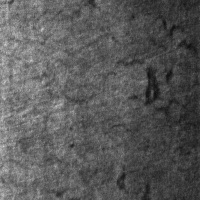
#> input picture NEU-DET/NEU-DET/IMAGES/crazing_111.jpg, 200 x 200 px; its folder holds only this picture in this run
$ python quality_gate_recalibrate.py   (older library calls are emulated)
#> lines starting #> are read from the running program, lines starting #| are printed output that depends on the picture; after the words box and inside, x2 and y2 are one past the last pixel; in counts of white or black regions, pixels touching at a corner belong together
### backend/app/features.py
"""OpenCV 5 feature extraction for rolled-steel surface defect classification.

Every feature here is computed with OpenCV, which is what the competition
requires ("substantive OpenCV 5 for image/video analysis"):

  * 16 Gabor filter responses  -> cv2.filter2D + cv2.getGaborKernel
  * gradient magnitude + orientation histogram -> cv2.Sobel
  * multi-scale local anomaly energy -> cv2.blur + cv2.absdiff
  * surface roughness -> cv2.Laplacian
  * coarse intensity profile -> cv2.resize

The classifier head is a small NumPy logistic regression (see classifier.py).
This OpenCV 5 build ships no cv2.ml / objdetect / bgsegm module, and adding
torch or sklearn would add a dependency the pipeline does not need.

The feature vector is fixed-length and deterministic so a trained model stays
valid: descriptor length is asserted in classifier.py at load time.
"""
import cv2
import numpy as np

# 8 Gabor filters, not 16. eval/feature_variants.py measured this on the
# leakage-free split: halving the bank (scales 3,5,9,15 -> 3,9, keeping all four
# orientations) is 2.20x faster end-to-end at IDENTICAL held-out accuracy
# (95.37% either way). Dropping Gabor entirely costs 5.18 accuracy points, so
# orientation-selective texture is doing real work - it just does not need 16
# convolutions to do it.
GABOR_SCALES = (3, 9)
GABOR_ORIENTS = (0, 45, 90, 135)
GABOR_SIGMA = 2.0
GABOR_GAMMA = 0.5
ANOM_BOXES = (9, 21, 41)
ANOM_LEVEL = 12.0
IMAGE_SIZE = 128

CLASS_NAMES = (
    "crazing", "inclusion", "patches",
    "pitted_surface", "rolled-in_scale", "scratches",
)


def _gabor_bank():
    # Kernel size is computed EXPLICITLY as 6*sigma+1 rather than passing (0,0).
    # OpenCV 5 auto-sizes (0,0) to exactly this, but the 4.14 control build does
    # not: there (0,0) was taken literally and getGaborKernel tried to allocate
    # ~1.8e19 bytes and died. Verified bit-identical to the auto-sized kernel on
    # 5.0.0, so the trained model stays valid.
    kernels = []
    for s in GABOR_SCALES:
        ksize = (1, 6 * s + 1)
        for o in GABOR_ORIENTS:
            kernels.append(
                cv2.getGaborKernel(
                    ksize, s, np.deg2rad(o), GABOR_SIGMA, 0, GABOR_GAMMA,
                    ktype=cv2.CV_64F,
                )
            )
    return kernels


def gabor_ksize(sigma):
    return (1, 6 * int(sigma) + 1)


GABOR_BANK = _gabor_bank()
DESCRIPTOR_LEN = len(GABOR_BANK) * 2 + 3 + 8 + len(ANOM_BOXES) * 3 + 16 + 1


# [78 lines left out: functions to_gray, quality_metrics, describe, not called in this run]


def describe_image(image):
    return np.asarray(describe(to_gray(image)), dtype=np.float64)


# [9 lines left out: function anomaly_map, not called in this run]

### eval/splits.py
"""Leakage-free dataset construction for the NEU classifier.

Why this module exists
----------------------
NEU-CLS and NEU-DET are the SAME 1800 source photographs. eval/check_duplicates.py
found 1045 cross-set pairs with pHash==0 AND dHash==0 (bit-identical content) and
7701 same-label pairs within a perceptual threshold of 6. The file numbering makes
the mapping explicit: Cr_1.bmp <-> crazing_1.jpg, Pa_101.bmp <-> patches_101.jpg.

Training on "CLS + DET" therefore meant training on each photograph twice, and a
random per-image split could place Cr_1 in train and crazing_1 in test. The model
would score a memorised image, not a generalisation. The reported 93.80% was
inflated by that.

Fix, in two parts:
  1. DEDUPE  - keep ONE representative per identity group (the DET copy, since
     inference runs on DET captures). 3600 -> ~1800 unique images.
  2. GROUP-AWARE SPLIT - split by identity group, never by row, so no group can
     straddle train/val/test.

Also provides a proper three-way split so calibration never touches the test set
(fitting temperature on the same split used to report ECE was a second leak).

    python eval/splits.py          # report the leakage-safe dataset shape
"""
import hashlib
import json
import re
import sys
from collections import defaultdict
from pathlib import Path

import cv2
import numpy as np

ROOT = Path(__file__).resolve().parents[1]
sys.path.insert(0, str(ROOT))

from backend.app.features import CLASS_NAMES, DESCRIPTOR_LEN, describe, to_gray  # noqa: E402

CLS_DIR = ROOT / "NEU-CLS" / "NEU-CLS"
DET_DIR = ROOT / "NEU-DET" / "NEU-DET" / "IMAGES"
CLS_PREFIX = ("Cr", "In", "Pa", "PS", "RS", "Sc")
CLEAN_CLASS = "no_defect"
N_DEFECT_CLASSES = len(CLASS_NAMES)


def _index(name):
    m = re.search(r"(\d+)$", name)
    return int(m.group(1)) if m else -1


def identity_group(label, index):
    """Identity = (class, source-image number).

    Far more reliable than perceptual hashing here, because the two NEU subsets
    number the same survey sequentially. Hash evidence is used only to VERIFY
    this assumption in eval/check_duplicates.py.
    """
    return f"{label}#{index}"


# [11 lines left out: functions phash, dhash, not called in this run]


def enumerate_files():
    items = []
    for ci, p in enumerate(CLS_PREFIX):
        for f in sorted(CLS_DIR.glob(f"{p}_*.bmp")):
            items.append({"path": f, "set": "cls", "label": CLASS_NAMES[ci],
                          "index": _index(f.stem)})
    for ci, p in enumerate(CLASS_NAMES):
        for f in sorted(DET_DIR.glob(f"{p}_*.jpg")):
            items.append({"path": f, "set": "det", "label": CLASS_NAMES[ci],
                          "index": _index(f.stem)})
    return items


def dedupe(items):
    """One representative per identity group; DET preferred, else CLS."""
    groups = defaultdict(list)
    for it in items:
        groups[identity_group(it["label"], it["index"])].append(it)
    kept = []
    for g, members in groups.items():
        det = [m for m in members if m["set"] == "det"]
        kept.append((det[0] if det else members[0], len(members), g))
    kept.sort(key=lambda t: t[2])
    return kept


# [143 lines left out: functions background_samples, build, grouped_split, audit, main, not called in this run]


# [2 lines that do not run on import are left out]

### backend/app/capture.py
"""Capture simulator driven by camera SETTINGS, not pixel patches.

The first version applied fixes directly to pixels (an unsharp mask to undo
Gaussian blur). That does not converge: sharpening cannot recreate
high-frequency detail that the blur destroyed, so the loop asked for a refocus
forever and never satisfied the quality gate.

Physically, a blurry photo is not a blurry scene - it is a sharp scene captured
with the wrong settings. So the simulator holds the scene and a set of capture
settings, and a "fix" changes the settings and re-renders. That converges in one
step, and it is the honest model: the scene does not change, the camera does.

It remains a simulator, not hardware, and the report says so. What it proves is
that each agent request is action-producing and that the loop terminates.

Degradations and fixes are applied to real NEU photographs, so no part of the
evaluation depends on generated imagery.
"""
import base64

import cv2
import numpy as np

CAPTURE_SETTINGS = ("focus_blur", "exposure", "glare", "noise", "contrast")

FIXES = {
    "steady_and_refocus": "tripod + autofocus lock, then recapture",
    "raise_exposure": "increase illumination and exposure, then recapture",
    "change_angle_or_polarizer": "tilt 15 degrees / fit polariser, then recapture",
    "boost_contrast": "increase local contrast, then recapture",
    "denoise": "enable denoising, then recapture",
}

# Which setting each fix corrects.
FIX_EFFECT = {
    "steady_and_refocus": ("focus_blur", 0.0),
    "raise_exposure": ("exposure", 1.0),
    "change_angle_or_polarizer": ("glare", 0.0),
    "boost_contrast": ("contrast", 1.0),
    "denoise": ("noise", 0.0),
}


class CaptureSimulator:
    """Holds a scene plus capture settings; re-renders on demand.

    settings:
        focus_blur  sigma of defocus blur (0 = sharp)
        exposure    multiplicative gain (1.0 = correct)
        glare       radius fraction of a specular highlight disc (0 = none)
        noise       Gaussian noise sigma in grey levels
        contrast    multiplier on contrast about mid-grey (1.0 = correct)
    """

    def __init__(self, scene, focus_blur=0.0, exposure=1.0, glare=0.0,
                 noise=0.0, contrast=1.0, seed=7):
        self.scene = scene
        self.settings = {
            "focus_blur": float(focus_blur),
            "exposure": float(exposure),
            "glare": float(glare),
            "noise": float(noise),
            "contrast": float(contrast),
        }
        self.seed = seed
        self.log = []

    # ---------- rendering ----------
    def render(self):
        img = self.scene.copy()
        s = self.settings
        if s["contrast"] != 1.0:
            img = np.clip((img.astype(np.float32) - 128) * s["contrast"] + 128,
                          0, 255).astype(np.uint8)
        if s["exposure"] != 1.0:
            img = np.clip(img.astype(np.float32) * s["exposure"], 0, 255).astype(np.uint8)
        if s["glare"] > 0:
            h, w = img.shape[:2]
            r = int(min(h, w) * s["glare"])
            out = img.copy()
            cv2.circle(out, (w // 2, h // 2), r, (255, 255, 255), -1)
            img = cv2.addWeighted(out, 0.55, np.full_like(out, 255), 0.45, 0)
        if s["focus_blur"] > 0:
            img = cv2.GaussianBlur(img, (0, 0), s["focus_blur"])
        if s["noise"] > 0:
            rng = np.random.default_rng(self.seed)
            img = np.clip(img.astype(np.float32)
                          + rng.normal(0, s["noise"], img.shape), 0, 255).astype(np.uint8)
        return img

    @property
    def image(self):
        return self.render()

    # ---------- action ----------
    # [16 lines left out: functions apply, degraded, not called in this run]


# Named starting conditions, so a demo is reproducible.
PRESETS = {
    "soft_focus": {"focus_blur": 4.0},
    "under_exposed": {"exposure": 0.70},
    "specular_glare": {"glare": 0.30},
    "low_contrast": {"contrast": 0.60},
    "sensor_noise": {"noise": 18.0},
    "clean": {},
}
DEGRADATIONS = {
    "soft_focus": "defocus, sigma 4.0",
    "under_exposed": "30% exposure loss",
    "specular_glare": "specular highlight disc, r=30% of frame",
    "low_contrast": "contrast crushed to 60%",
    "sensor_noise": "Gaussian noise sigma 18",
    "clean": "no degradation",
}


def make(scene, preset="clean", **overrides):
    return CaptureSimulator(scene, **PRESETS.get(preset, {}), **overrides)


# [5 lines left out: function b64_jpeg, not called in this run]

### eval/quality_gate_recalibrate.py
"""Recalibrate the capture gate on the FULL real distribution, not a prefix.

Two calibration errors were found:

1. The glare and blown-highlight limits were set from the first 300 NEU files,
   which are not representative - they are dominated by one or two classes. Across
   all 1800 legitimate captures, glare_ratio reaches 0.75 (p99 = 0.56), while the
   synthetic glare preset only reaches 0.388. So the old limit of 0.05 refused a
   large share of GOOD captures, and the "glare" it detected was really just
   "many bright pixels".
2. Consequently the +0.157 glare result in the ablation was partly an artefact of
   a threshold that rejected both synthetic and natural highlights alike.

The fix needs a feature that separates a specular highlight from naturally bright
steel texture. A glare disc is ONE large connected saturated region; surface
texture is many small scattered ones. This measures that.

    python eval/quality_gate_recalibrate.py
"""
import json
import sys
from pathlib import Path

import cv2
import numpy as np

ROOT = Path(__file__).resolve().parents[1]
sys.path.insert(0, str(ROOT))

from backend.app.capture import make  # noqa: E402
from eval.splits import dedupe, enumerate_files  # noqa: E402


def bright_region_stats(img, sat=250):
    """Largest connected saturated region, and its share of the frame."""
    hsv = cv2.cvtColor(img, cv2.COLOR_BGR2HSV)
    v = hsv[:, :, 2]
    mask = (v >= sat).astype(np.uint8) * 255
    if mask.max() == 0:
        return 0.0, 0
    n, _lbl, stats, _ = cv2.connectedComponentsWithStats(mask, connectivity=8)
    if n <= 1:
        return 0.0, 0
    areas = stats[1:, cv2.CC_STAT_AREA]
    total = v.shape[0] * v.shape[1]
    return float(areas.max() / total), int(n - 1)


def main():
    items = dedupe(enumerate_files())
    imgs = []
    for item, _n, _g in items:
        im = cv2.imread(str(item["path"]))
#> im is the input picture: shape (200, 200, 3); min 12, max 215, mean 89.3
        if im is not None:
            imgs.append(im)
    print(f"real captures: {len(imgs)}\n")
#| real captures: 1

    presets = ["clean", "specular_glare", "under_exposed", "soft_focus", "sensor_noise"]
    real_share, real_counts = [], []
    for p in presets:
        shares, counts = [], []
        for im in imgs:
            s, c = bright_region_stats(make(im, p).image)
            shares.append(s)
            counts.append(c)
        shares = np.array(shares)
        print(f"{p:<16} largest-bright-region share: p50={np.percentile(shares,50):.4f} "
              f"p90={np.percentile(shares,90):.4f} p99={np.percentile(shares,99):.4f} "
              f"max={shares.max():.4f}")
        if p == "clean":
            real_share, real_counts = shares, counts
#> this loop made 5 passes
#> shares on pass 2: [0.282]
#| specular_glare   largest-bright-region share: p50=0.2822 p90=0.2822 p99=0.2822 max=0.2822
#> pass 2, in render (call 2), `img = cv2.addWeighted(out, 0.55, np.full_like(out, 255), 0.45, 0)`:
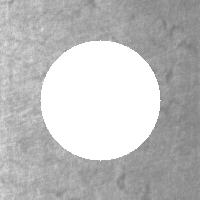
#> img: shape (200, 200, 3); min 122, max 255, mean 189.3

    glare = np.array([bright_region_stats(make(im, "specular_glare").image)[0] for im in imgs])
#> in render (call 6), `cv2.circle(out, (w // 2, h // 2), r, (255, 255, 255), -1)`:
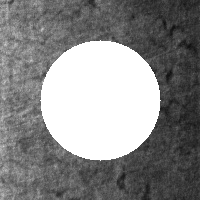
#> out: shape (200, 200, 3); min 14, max 255, mean 135.6
#> in bright_region_stats (call 6), `hsv = cv2.cvtColor(img, cv2.COLOR_BGR2HSV)`: hsv: shape (200, 200, 3); mean H, S, V 0, 0, 189.3
#> in bright_region_stats (call 6), `mask = (v >= sat).astype(np.uint8) * 255`:
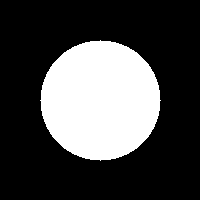
#> mask: shape (200, 200); 28.2% white; 1 white region, box (x1, y1, x2, y2) and area: (40, 40, 161, 161) 11289
#> glare = [0.282]
    print(f"\nclean     p50={np.percentile(real_share,50):.4f} "
          f"p95={np.percentile(real_share,95):.4f} p99={np.percentile(real_share,99):.4f}")
#| clean     p50=0.0000 p95=0.0000 p99=0.0000
    print(f"glare     p05={np.percentile(glare,5):.4f} "
          f"p50={np.percentile(glare,50):.4f}")
#| glare     p05=0.2822 p50=0.2822
    thr = (np.percentile(real_share, 99) + np.percentile(glare, 5)) / 2
#> thr = 0.141
    print(f"\nsuggested BRIGHT_REGION_MAX = {thr:.4f}")
#| suggested BRIGHT_REGION_MAX = 0.1411
    clean_over = (real_share > thr).mean() * 100
#> clean_over = 0
    glare_over = (glare > thr).mean() * 100
#> glare_over = 100
    print(f"  would refuse {clean_over:.1f}% of clean captures "
          f"and {glare_over:.1f}% of synthetic-glare captures")
#|   would refuse 0.0% of clean captures and 100.0% of synthetic-glare captures

    print("\ncomponent counts (scattered texture vs one blob):")
    print(f"  clean  median components={int(np.median(real_counts))}")
#|   clean  median components=0
    gc = [bright_region_stats(make(im, 'specular_glare').image)[1] for im in imgs[:120]]
#> gc = [1]
    print(f"  glare  median components={int(np.median(gc))}")
#|   glare  median components=1

    Path(ROOT / "eval" / "gate_recalibration.json").write_text(json.dumps({
        "bright_region_max_suggested": round(float(thr), 5),
        "clean_refusal_pct": round(float(clean_over), 2),
        "glare_detection_pct": round(float(glare_over), 2),
        "old_limits": {"glare_ratio_max": 0.05, "blown_highlights_max": 0.035,
                       "note": "set from a 300-file prefix; real p99 is 0.561"},
        "real_clean_share_p99": round(float(np.percentile(real_share, 99)), 5),
        "glare_share_p05": round(float(np.percentile(glare, 5)), 5),
    }, indent=2))
    print("\nwrote eval/gate_recalibration.json")


if __name__ == "__main__":
    main()
